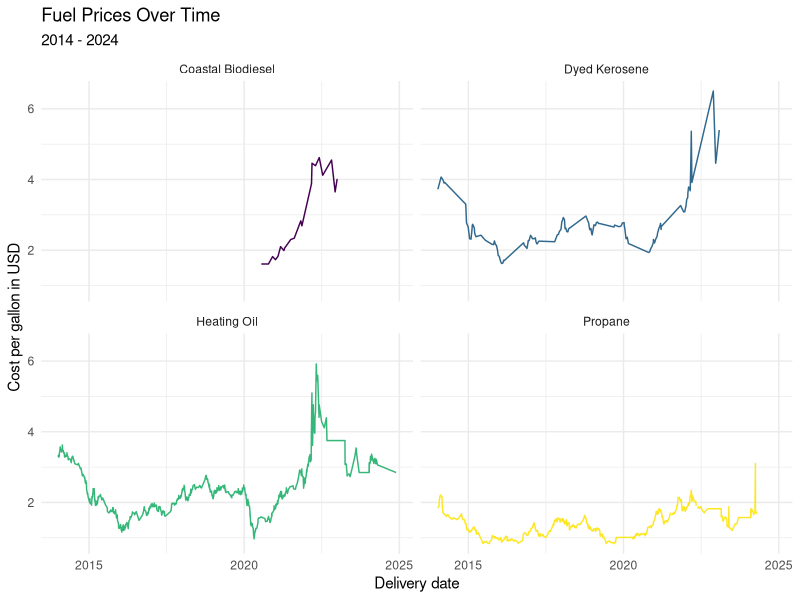
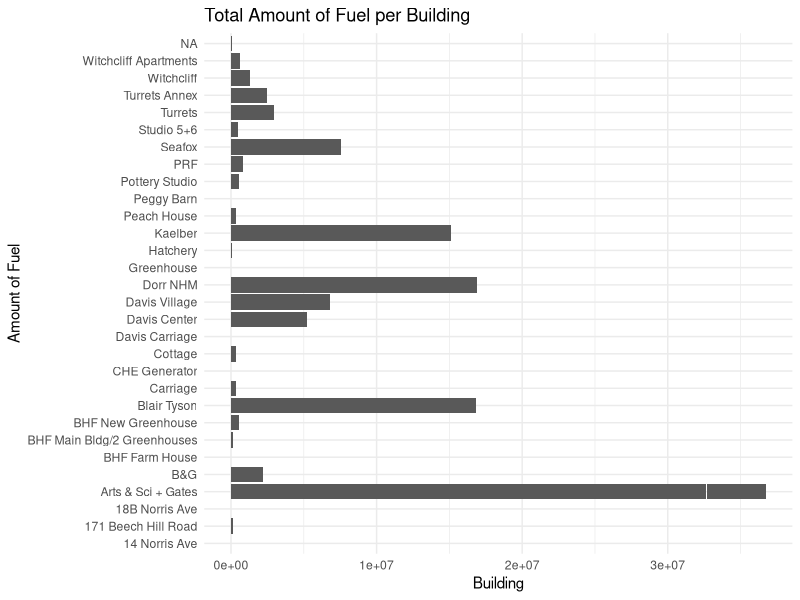
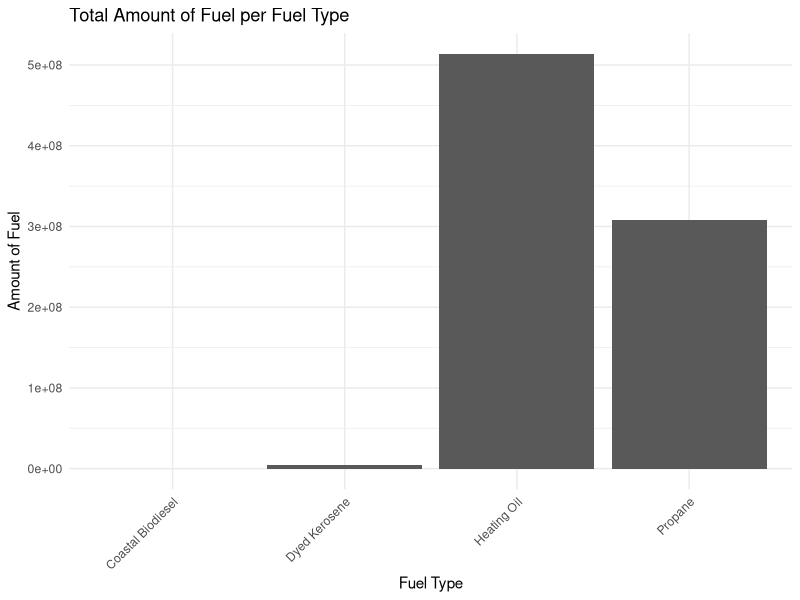
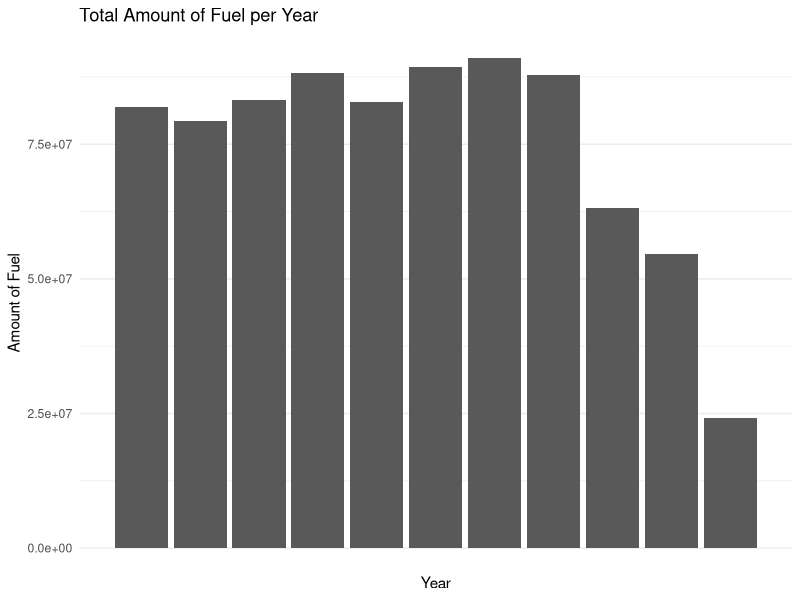
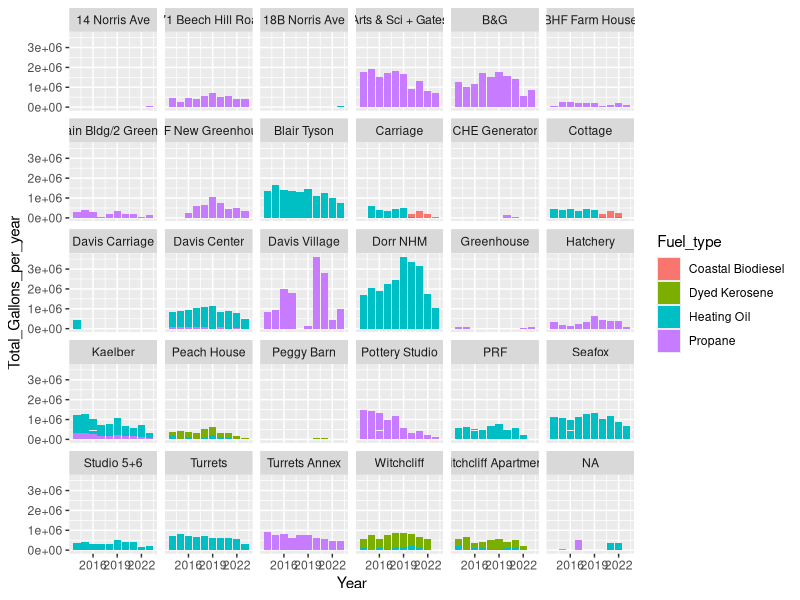
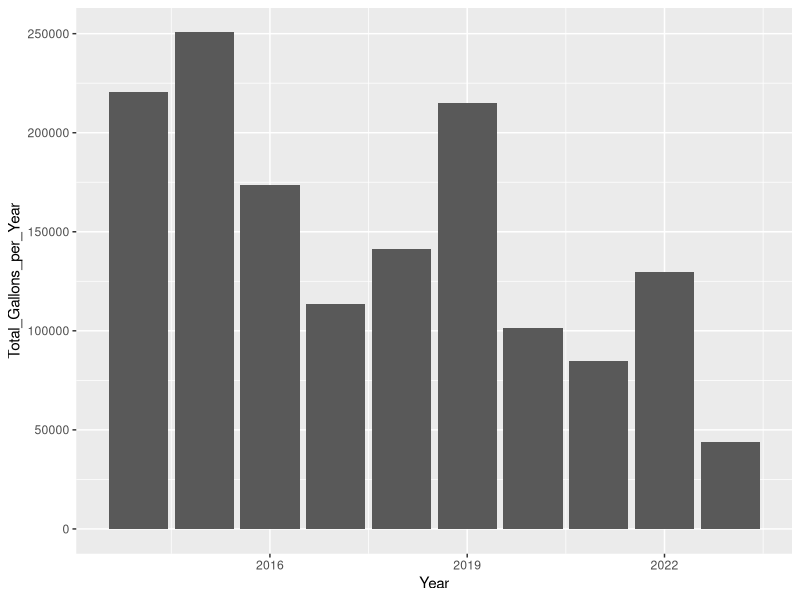
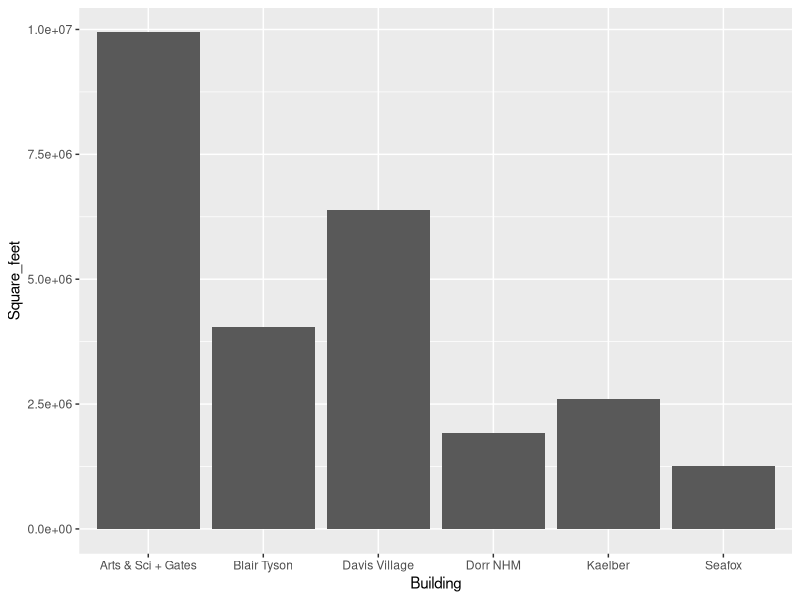
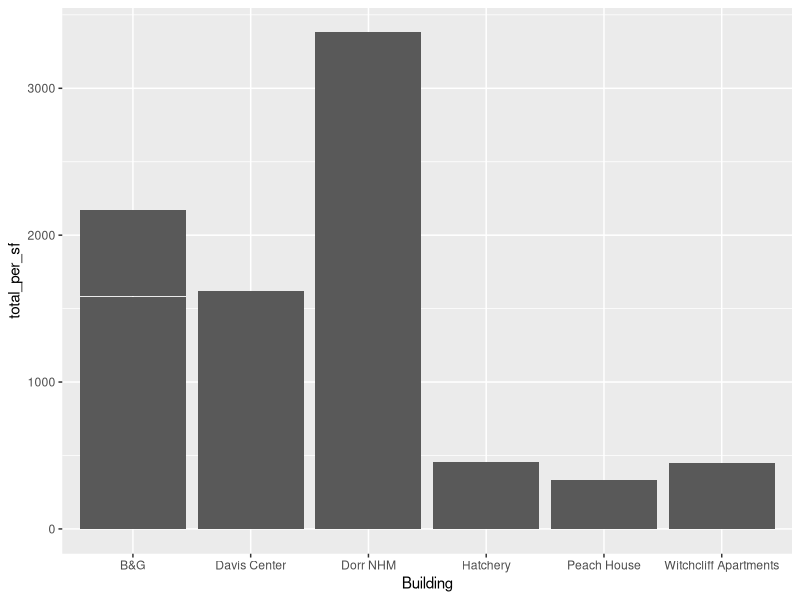

R code for these plots, in order:
## ---- chunk 1
library(tidyverse)
library(broom)
library(readr)
library(lubridate)
library(stringr)
library(dplyr)
## ---- chunk 2
fuels <- read_csv("../data/Dead-River.csv",
                  col_names = c("X1", "X2", 
                                "Delivery_date", "Fuel_type",
                                "Tank_number", "Building",
                                "Gallons", "Unit_cost",
                                "Cost"))
## ---- chunk 3
area <- read_csv("../data/BuildingArea.csv",
                 col_names = c("Building", "Square_feet"))
## ---- chunk 4
fuels <- fuels |>
left_join(area)
## ---- chunk 5
fuels <- fuels |>
select(Delivery_date, Fuel_type, Tank_number, Building, Gallons, Unit_cost, Cost, Square_feet) |>
  filter(Delivery_date != "Delivery Date") |> 
  mutate(Delivery_date = mdy(Delivery_date))
 
## ---- chunk 6
fuels <- fuels |>  
  mutate(Tank_number = case_when(
   Tank_number == "Tank 8" ~ "8",
   Tank_number == "Tank 3" ~ "3",
   Tank_number == "Tank 24" ~ "24",
   Tank_number == "Tank 17" ~ "17",
   TRUE ~ Tank_number
  ),
  Tank_number = as.integer(Tank_number))
## ---- chunk 7
fuels <- fuels |>
  mutate(Cost = case_when(
    Cost == "610.12 cr" ~ "-610.12", # the cr denotes a credit/refund, so here it is changed to a negative numeric value
    TRUE ~ Cost
  ),
  Cost = as.numeric(Cost))
## ---- chunk 8
fuels <- fuels |>  
  mutate(Fuel_type = case_when(
    Fuel_type == "#2 HEATING OIL" ~ "Heating Oil",
    Fuel_type == "#2 Heating Oil" ~ "Heating Oil",
    Fuel_type == "SLPP #2 FUEL OIL" ~ "Heating Oil",
    Fuel_type == "SLP LIQ PROPANE" ~ "Propane",
    Fuel_type == "LIQUID PROPANE" ~ "Propane",
    Fuel_type == "DYED KEROSENE" ~ "Dyed Kerosene",
  TRUE ~ Fuel_type
  ))
## ---- chunk 9
fuels <- fuels |>
  mutate(Gallons = as.numeric(Gallons)) |>
  mutate(Unit_cost = as.numeric(Unit_cost))
## ---- chunk 10
fuels <- fuels |>
  group_by(Building) |>
  mutate(Total_Gallons_per_Building = sum(Gallons))
## ---- chunk 11
fuels <- fuels |>
  mutate(Year = substr(Delivery_date, 1, 4)) |>
  mutate(Month = substr(Delivery_date, 6, 7)) |>
  mutate(Year = as.numeric(Year)) |>
  mutate(Month = as.numeric(Month))
## ---- chunk 12
fuels <- fuels |>
  group_by(Fuel_type) |>
  mutate(Total_Gallons_per_Fuel_Type = sum(Gallons))
## ---- chunk 13
fuels <- fuels |>
  group_by(Year) |>
  mutate(Total_Gallons_per_year = sum(Gallons))
## ---- chunk 14
fuels <- fuels |>
  mutate(Square_feet = as.numeric(Square_feet))
## ---- chunk 15
fuels <- fuels |>
  mutate(total_per_sf = (Total_Gallons_per_Building / Square_feet))
## ---- chunk 16
p1 <- starwars |>
  filter(mass < 1000, 
         species %in% c("Human", "Cerean", "Pau'an", "Droid", "Gungan")) |>
  ggplot() +
  geom_point(aes(x = mass, 
                 y = height, 
                 color = species)) +
  labs(x = "Weight (kg)", 
       y = "Height (m)",
       color = "Species",
       title = "Weight and Height of Select Starwars Species",
       caption = paste("This data comes from the starwars api: https://swapi.py43.com"))


ggsave("example-starwars.png", width = 4, height = 4)

ggsave("example-starwars-wide.png", width = 6, height = 4)
## ---- chunk 17
fuels %>% 
  ggplot(mapping = aes(x = Delivery_date, y = Unit_cost, color = Fuel_type)) +
  geom_line() +
  facet_wrap(~ Fuel_type) +
  scale_color_viridis_d() +
  theme_minimal() +
  guides(color = FALSE) +
  labs(title = "Fuel Prices Over Time",
       subtitle = "2014 - 2024",
       x = "Delivery date",
       y = "Cost per gallon in USD")

## ---- chunk 18

ggplot(fuels, aes(y = Building, x = Total_Gallons_per_Building)) +
  geom_col() +
  #scale_x_discrete(guide = guide_axis(angle = 45)) +
  theme_minimal() +
  guides(color = FALSE) +
  labs(title = "Total Amount of Fuel per Building",
       x = "Building",
       y = "Amount of Fuel")

## ---- chunk 19
ggplot(fuels, aes(x = Fuel_type, y = Total_Gallons_per_Fuel_Type)) +
  geom_col() +
  scale_x_discrete(guide = guide_axis(angle = 45)) +
  theme_minimal() +
  guides(color = FALSE) +
  labs(title = "Total Amount of Fuel per Fuel Type",
       x = "Fuel Type",
       y = "Amount of Fuel")
## ---- chunk 20
ggplot(fuels, aes(x = Year, y = Total_Gallons_per_Fuel_Type)) +
  geom_col() +
  scale_x_discrete(guide = guide_axis(angle = 45)) +
  theme_minimal() +
  guides(color = FALSE) +
  labs(title = "Total Amount of Fuel per Year",
       x = "Year",
       y = "Amount of Fuel")
## ---- chunk 21

fuels |>
  filter(Year != 2024) |>
  group_by(Year) |>
  mutate(Total_Gallons_per_year = sum(Gallons)) %>% 
  ggplot(aes(x = Year, y = Total_Gallons_per_year, fill = Fuel_type))+
  geom_col() +
  facet_wrap(~Building)
  theme_minimal()

## ---- chunk 22

fuels |>
  filter(Building == "Kaelber" & Year != 2024) |>
  group_by(Year) |>
  #View() |>
  mutate(Total_Gallons_per_Year = sum(Gallons)) |>
  ggplot(aes(x = Year, y = Total_Gallons_per_Year)) +
  geom_col()

## ---- chunk 23

# do factor shift thingy

# ggplot(main_total_fuels, aes(x = "", y = Total_Gallons, fill = Building)) +
#  geom_bar(stat = "identity", width = 1, color = "white") +
#  coord_polar("y", start = 0) +
#  theme_void()

## ---- chunk 24
fuels |>
  filter(Square_feet >= 5000) |>
  ggplot(aes(x = Building, y = Square_feet)) +
  geom_col()
## ---- chunk 25
fuels |>
  filter(total_per_sf > 6) |>
  group_by(Building) |>
  ggplot(aes(x = Building, y = total_per_sf)) +
  geom_col()
